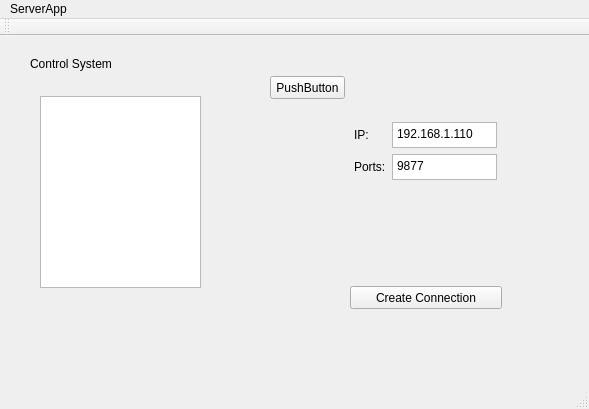
<?xml version="1.0" encoding="UTF-8"?>
<ui version="4.0">
 <class>MainWindowServer</class>
 <widget class="QMainWindow" name="MainWindowServer">
  <property name="geometry">
   <rect>
    <x>0</x>
    <y>0</y>
    <width>589</width>
    <height>409</height>
   </rect>
  </property>
  <property name="windowTitle">
   <string>MainWindowServer</string>
  </property>
  <widget class="QWidget" name="centralWidget">
   <widget class="QWidget" name="gridLayoutWidget">
    <property name="geometry">
     <rect>
      <x>350</x>
      <y>80</y>
      <width>151</width>
      <height>71</height>
     </rect>
    </property>
    <layout class="QGridLayout" name="gridLayout">
     <property name="leftMargin">
      <number>4</number>
     </property>
     <property name="topMargin">
      <number>6</number>
     </property>
     <property name="rightMargin">
      <number>4</number>
     </property>
     <property name="bottomMargin">
      <number>6</number>
     </property>
     <item row="1" column="0">
      <widget class="QLabel" name="IP_LABEL">
       <property name="text">
        <string>IP:</string>
       </property>
      </widget>
     </item>
     <item row="3" column="1">
      <widget class="QTextEdit" name="portSetting">
       <property name="html">
        <string>&lt;!DOCTYPE HTML PUBLIC &quot;-//W3C//DTD HTML 4.0//EN&quot; &quot;http://www.w3.org/TR/REC-html40/strict.dtd&quot;&gt;
&lt;html&gt;&lt;head&gt;&lt;meta name=&quot;qrichtext&quot; content=&quot;1&quot; /&gt;&lt;style type=&quot;text/css&quot;&gt;
p, li { white-space: pre-wrap; }
&lt;/style&gt;&lt;/head&gt;&lt;body style=&quot; font-family:'SimSun'; font-size:9pt; font-weight:400; font-style:normal;&quot;&gt;
&lt;p style=&quot; margin-top:0px; margin-bottom:0px; margin-left:0px; margin-right:0px; -qt-block-indent:0; text-indent:0px;&quot;&gt;9877&lt;/p&gt;&lt;/body&gt;&lt;/html&gt;</string>
       </property>
      </widget>
     </item>
     <item row="1" column="1">
      <widget class="QTextEdit" name="portSetting_2">
       <property name="html">
        <string>&lt;!DOCTYPE HTML PUBLIC &quot;-//W3C//DTD HTML 4.0//EN&quot; &quot;http://www.w3.org/TR/REC-html40/strict.dtd&quot;&gt;
&lt;html&gt;&lt;head&gt;&lt;meta name=&quot;qrichtext&quot; content=&quot;1&quot; /&gt;&lt;style type=&quot;text/css&quot;&gt;
p, li { white-space: pre-wrap; }
&lt;/style&gt;&lt;/head&gt;&lt;body style=&quot; font-family:'SimSun'; font-size:9pt; font-weight:400; font-style:normal;&quot;&gt;
&lt;p style=&quot; margin-top:0px; margin-bottom:0px; margin-left:0px; margin-right:0px; -qt-block-indent:0; text-indent:0px;&quot;&gt;192.168.1.110&lt;/p&gt;&lt;/body&gt;&lt;/html&gt;</string>
       </property>
      </widget>
     </item>
     <item row="3" column="0">
      <widget class="QLabel" name="PORT_LABEL">
       <property name="text">
        <string>Ports:</string>
       </property>
      </widget>
     </item>
    </layout>
   </widget>
   <widget class="QPushButton" name="createConnection">
    <property name="geometry">
     <rect>
      <x>350</x>
      <y>250</y>
      <width>152</width>
      <height>23</height>
     </rect>
    </property>
    <property name="text">
     <string>Create Connection</string>
    </property>
   </widget>
   <widget class="QLabel" name="label">
    <property name="geometry">
     <rect>
      <x>30</x>
      <y>20</y>
      <width>91</width>
      <height>16</height>
     </rect>
    </property>
    <property name="text">
     <string>Control System</string>
    </property>
   </widget>
   <widget class="QListView" name="listView">
    <property name="geometry">
     <rect>
      <x>40</x>
      <y>60</y>
      <width>161</width>
      <height>192</height>
     </rect>
    </property>
   </widget>
   <widget class="QPushButton" name="pushButton">
    <property name="geometry">
     <rect>
      <x>270</x>
      <y>40</y>
      <width>75</width>
      <height>23</height>
     </rect>
    </property>
    <property name="text">
     <string>PushButton</string>
    </property>
   </widget>
  </widget>
  <widget class="QToolBar" name="mainToolBar">
   <attribute name="toolBarArea">
    <enum>TopToolBarArea</enum>
   </attribute>
   <attribute name="toolBarBreak">
    <bool>false</bool>
   </attribute>
  </widget>
  <widget class="QStatusBar" name="statusBar"/>
  <widget class="QMenuBar" name="menuBar">
   <property name="geometry">
    <rect>
     <x>0</x>
     <y>0</y>
     <width>589</width>
     <height>23</height>
    </rect>
   </property>
   <widget class="QMenu" name="menuServerApp">
    <property name="title">
     <string>ServerApp</string>
    </property>
   </widget>
   <addaction name="menuServerApp"/>
  </widget>
 </widget>
 <layoutdefault spacing="6" margin="11"/>
 <resources/>
 <connections>
  <connection>
   <sender>createConnection</sender>
   <signal>clicked()</signal>
   <receiver>listView</receiver>
   <slot>hide()</slot>
   <hints>
    <hint type="sourcelabel">
     <x>483</x>
     <y>297</y>
    </hint>
    <hint type="destinationlabel">
     <x>119</x>
     <y>204</y>
    </hint>
   </hints>
  </connection>
 </connections>
</ui>
